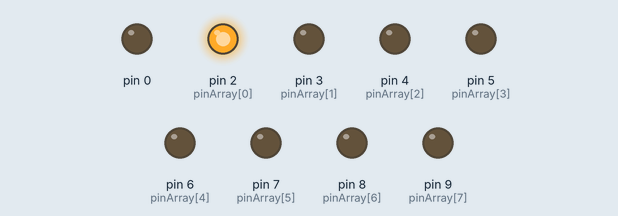
This sketch was run on a simulated Arduino Uno, built with avr-gcc and run on an emulated ATmega328P. On the bench: output pins drawn as LEDs (lit = HIGH).

Above: at 0.05 s.
At 1.05 s:
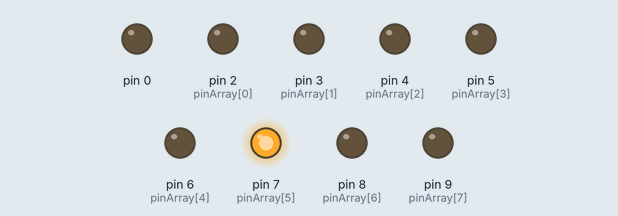
At 1.85 s:
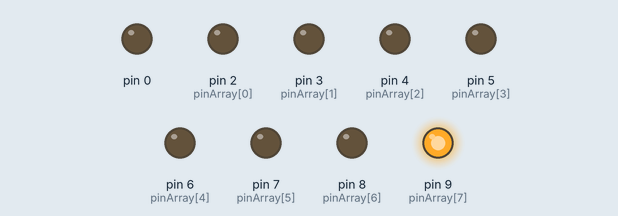
At 3.85 s:
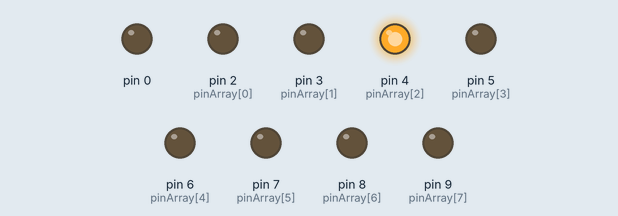
At 5.85 s:
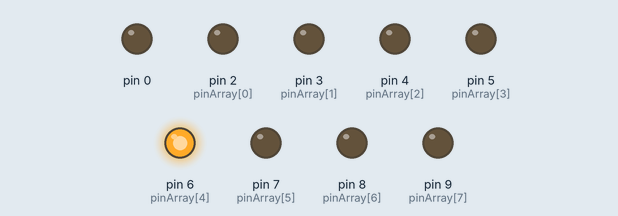
At 7.75 s:
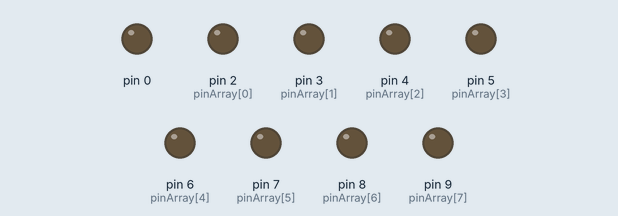
Timing chart, 0 to 8.1 s (numbered marks = the images above):
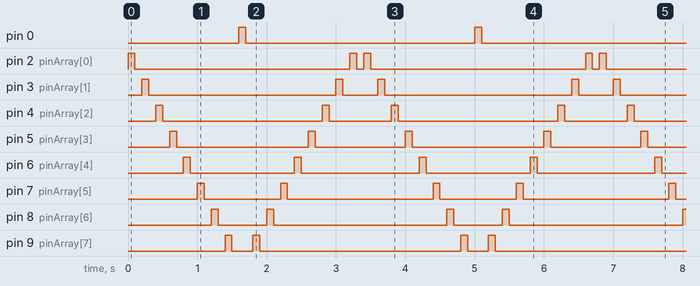

Measured:
- by itself, pin 0: alternates HIGH for 0.10 s and LOW for 3.3 s
- by itself, pin 2 (pinArray[0]): repeats every 3.4 s: LOW 3.1 s, HIGH 0.10 s, LOW 0.10 s, HIGH 0.10 s
- by itself, pin 3 (pinArray[1]): repeats every 3.4 s: LOW 2.7 s, HIGH 0.10 s, LOW 0.50 s, HIGH 0.10 s
- by itself, pin 4 (pinArray[2]): repeats every 3.4 s: LOW 2.3 s, HIGH 0.10 s, LOW 0.90 s, HIGH 0.10 s
- by itself, pin 5 (pinArray[3]): repeats every 3.4 s: LOW 1.9 s, HIGH 0.10 s, LOW 1.3 s, HIGH 0.10 s
- by itself, pin 6 (pinArray[4]): alternates HIGH for 0.10 s and LOW for 1.5 s
- by itself, pin 7 (pinArray[5]): repeats every 3.4 s: LOW 1.1 s, HIGH 0.10 s, LOW 2.1 s, HIGH 0.10 s
- by itself, pin 8 (pinArray[6]): repeats every 3.4 s: LOW 0.70 s, HIGH 0.10 s, LOW 2.5 s, HIGH 0.10 s

The sketch:

array_loop.ino
```cpp
/* Knight Rider 2

 Array e uso dei cicli iterativi.
 Gli array sono omogeni: possono contenere solo dati dello stesso tipo.
 Per l'uso avanzato degli array puo' essere utile approfondire l'uso dei pointers
 (in particolare per passare un array a una funzione).


   Schema semplificato:
   - http://lab.piffa.net/schemi/8_led_single_res_bb.png
   - http://lab.piffa.net/schemi/8_led_single_res_schem.png
 */

int pinArray[8] = {2, 3, 4, 5, 6, 7, 8, 9};
int timer = 100;

void setup() {
  // we make all the declarations at once
  for (int count = 0; count < 9; count++) {
    pinMode(pinArray[count], OUTPUT);
  }
}

void loop() {
  for (int count = 0; count < 8; count++) { // 8 e' un numero magico
    digitalWrite(pinArray[count], HIGH);
    delay(timer);
    digitalWrite(pinArray[count], LOW);
    delay(timer);
  }

  // Ciclo inverso: dall'alto in basso
  for (int count = 8; count >= 0; count--) {
    digitalWrite(pinArray[count], HIGH);
    delay(timer);
    digitalWrite(pinArray[count], LOW);
    delay(timer);
  }
}

/* Domande:

 1. Come posso fare per saltare un elemento del loop?
 2. Come posso fare per uscire completamente dal loop?
 3. 8 e' un numero magico: come posso evitarlo?

.
.
.
.
.
.
.
.
.
.
.
.
.
.
.
.
.
.
.
.
.
Soluzioni:
 1. Utilizzare continue con un ciclo if, oppure eliminare un elemento dall'Array.
 2. Utilizzare break
 3. Utilizzare un variabile sarebbe gia' un inizio, ancora meglio estrarre il
    valore tramite la funzione sizeof().
Links:
- http://www.tutorialspoint.com/cprogramming/c_continue_statement.htm
- https://www.arduino.cc/en/Reference/Sizeof
*/
```
